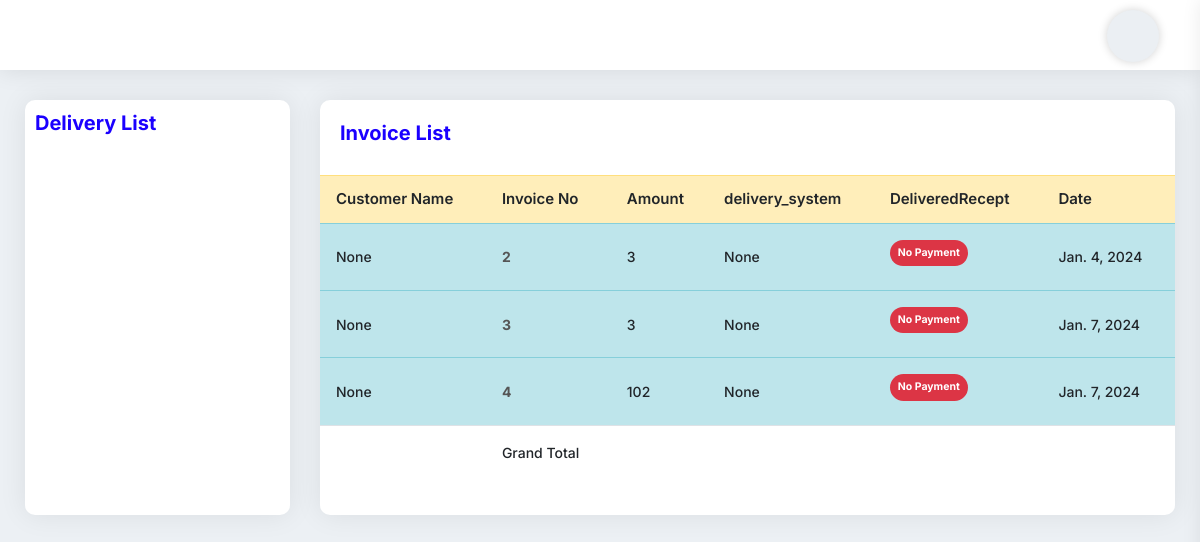
/DeliveryPaymentReportView/, run on an earlier commit of the app's database.
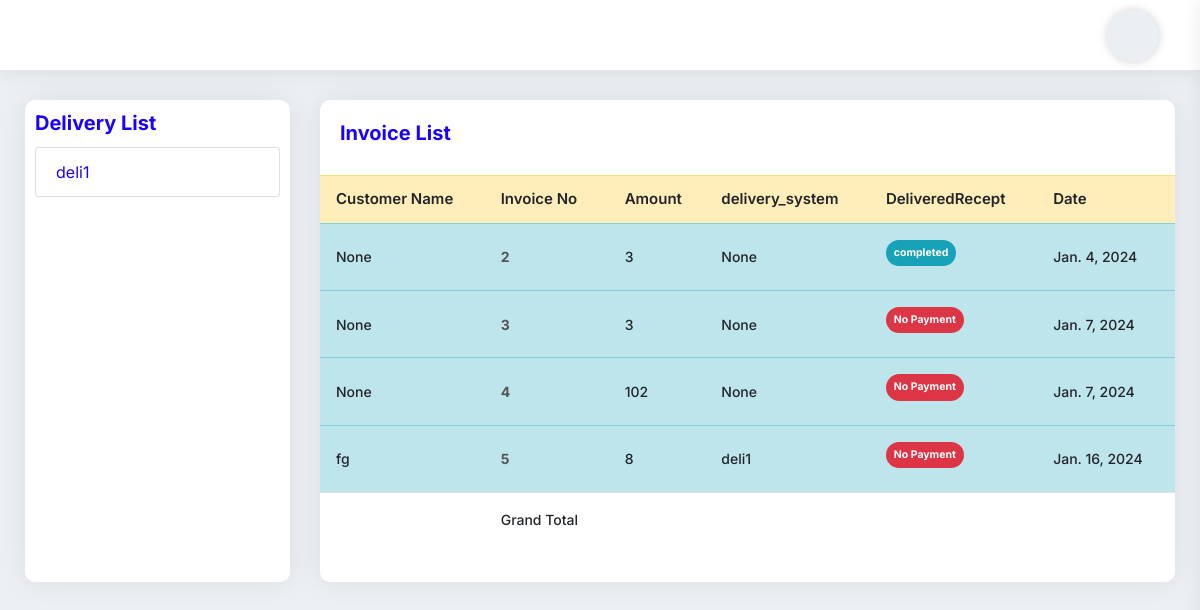
And on a later commit of the database.
### myapp/models.py (models this page shows, shortened)
class Order(models.Model):
    cart = models.OneToOneField(Cart, on_delete=models.CASCADE)
    ordered_by = models.CharField(max_length=255,null=True, blank=True)
    shipping_address = models.CharField(max_length=255, null=True, blank=True)
    mobile = models.CharField(max_length=255,null=True, blank=True)
    email = models.EmailField(null=True, blank=True)
    subtotal = models.PositiveIntegerField()
    discount = models.PositiveIntegerField(default=0)
    total = models.PositiveIntegerField()
    tax = models.PositiveIntegerField()
    delivery_fee = models.IntegerField(default=0)
    delivery_system = models.ForeignKey(DeliverySystem, on_delete=models.CASCADE, blank=True,null=True)
    all_total = models.PositiveIntegerField()
    all_total_delivery = models.IntegerField(default=0)
    ordered_staus = models.CharField(max_length=255, choices=STATUS, default='Cash')
    payment = models.CharField(max_length=225, choices=PAYMENT_TYPE, default='Cash')
    deli_payment = models.BooleanField(default=False)
    created_at = models.DateField(auto_now_add=True)

class DeliverySystem(models.Model):
    delivery_name = models.CharField(max_length=225)
    def __str__(self):
        return self.delivery_name

### myapp/views.py (the view)
# urls.py: path('DeliveryPaymentReportView/', DeliveryPaymentReportView, name='DeliveryPaymentReportView'),
def DeliveryPaymentReportView(request):
    deli_com = DeliverySystem.objects.all()
    deli = request.GET.get('deli')
    if deli == None:
        queryset = Order.objects.all()
        context = {'deli_com': deli_com, 'queryset': queryset}
        return render(request, 'delivered_report.html', context)
    else:
        queryset = Order.objects.filter(delivery_system__delivery_name=deli,deli_payment=False)
        context = {'deli_com': deli_com, 'queryset': queryset}
        return render(request, 'delivered_report.html', context)

### templates/delivered_report.html (shortened to what this page needs)
{% extends 'base.html' %}
{% block content %}
<div class="row">
    <div class="col-lg-3 col-md-3 col-sm-12 mb-30">
							<div class="pd-10 card-box height-100-p">
								<h4 class="mb-10 h4 text-blue">Delivery List</h4>
								<ul class="list-group">
                                     {% for i in deli_com %}
									<li class="list-group-item"><a href="{% url 'myapp:DeliveryPaymentReportView' %}?deli={{i.delivery_name}}" class="text-blue">{{i.delivery_name}}</a></li>
                                     {% endfor %}
								</ul>
							</div>
						</div>
    <div class="col-md-9">
        <div class="card-box mb-30">
    <div class="pd-20">
        <h4 class="text-blue h4">Invoice List</h4>
    </div>
    <div class="pb-20">
        <table
                class="table hover data-table-export nowrap"
        >
            <thead>
            <tr class="table-warning">
                <th class="table-plus datatable-nosort">Customer Name</th>
                <th>Invoice No</th>
                <th>Amount</th>
                <th>delivery_system</th>
                <th>DeliveredRecept</th>
                <th>Date</th>
            </tr>
            </thead>
            <tbody>
            {% for p in queryset %}
            <tr class="table-info">
                <td class="table-plus">{{p.ordered_by}}</td>
                <td><a href="{% url 'myapp:InvoiceDetailView' p.id%}"><strong>{{p.id}}</strong></a></td>
                <td>{{p.all_total_delivery}}</td>
                <td>{{p.delivery_system}}</td>
                <td>
                    <label class="switch">
                        {% if p.deli_payment == True %}
                        <span class="badge badge-info badge-pill">completed</span>
                        {% else %}
                        <a href="{% url 'myapp:Deliverpayment' p.id%}" type="submit"><span class="badge badge-danger badge-pill">No Payment</span></a>
                        {% endif %}
                    </label>
                </td>
                <td>{{p.created_at}}</td>
            </tr>
            {% endfor %}
            </tbody>
            <tfoot>
            <tr>
                <td></td>
                <td>Grand Total</td>
                <td><strong>{{sum}}</strong></td>
                <td></td>
                <td></td>
                <td></td>
            </tr>
            </tfoot>
        </table>
    </div>
</div>
    </div>
</div>
{% endblock content %}

What changed in the data, as far as the page shows it:
added DeliverySystem: delivery_name "deli1"
changed Order "Jan. 4, 2024": deli_payment "No Payment" → "completed"
added Order: ordered_by "fg", id "5", all_total_delivery "8", delivery_system "deli1", deli_payment "No Payment", created_at "Jan. 16, 2024"
